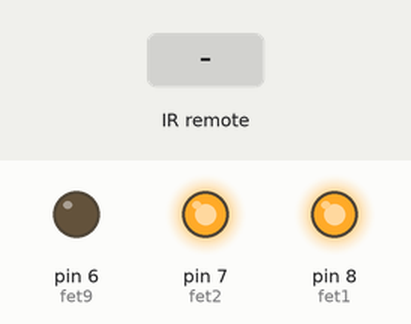
Simulated run of this sketch. Board: Arduino Uno, built with avr-gcc and run on an emulated ATmega328P. Shown: output pins drawn as LEDs (lit = HIGH). Inputs (shaded band) come from the test bench. What the sketch prints to the serial monitor is not drawn.

Above: at 1.3 s.
1.4 s: infrared code 0xEE110AF5 received
At 1.41 s:
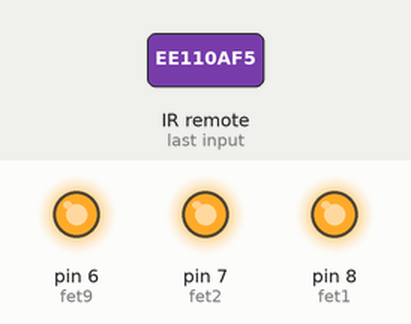
2.9 s: infrared code 0xEE11E817 received
At 4.1 s:
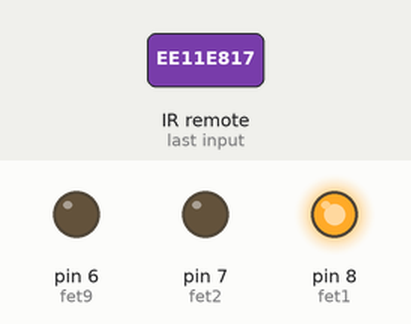
4.4 s: infrared code 0xEE11F20D received
At 5.5 s:
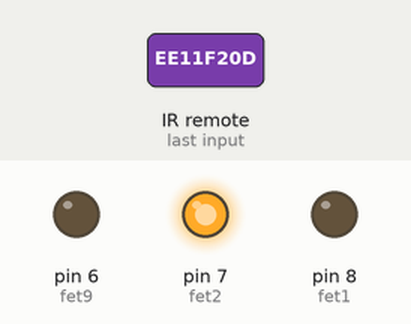
5.9 s: infrared code 0xEE11A45B received
At 6.6 s:
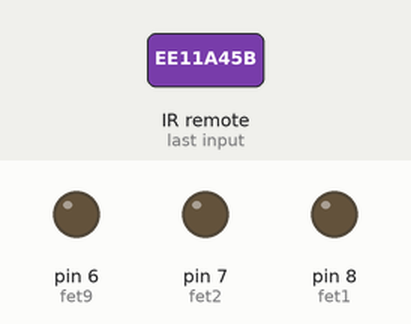
Timing chart, 0 to 8.4 s (numbered marks = the images above; inputs shaded):
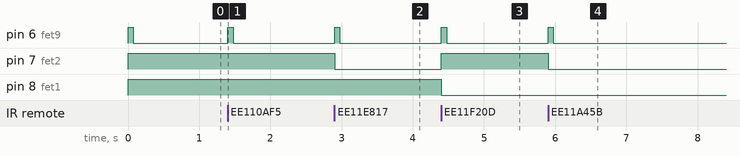

The sketch:

DAC-IR.ino
```cpp
/*
DAM1021 DAC Remote Receiver for Arduino Uno
by Ben Provenzano III
*/

#include <IRremote.h>

int RECV_PIN = 2; // Pin of TSOP34838YA1

#define fet1 8 // Input 0
#define fet2 7 // Input 1
#define fet9 6 // LED

// Onn Soundbar Remote
#define code1 0xEE110AF5 // USB Input (Music Button)
#define code2 0xEE11E817 // Coaxial Input (Aux Button)
#define code3 0xEE11F20D // Optical Input (TV Button)
#define code4 0xEE11A45B // Auto Input (Play Button)

IRrecv irrecv(RECV_PIN);

decode_results results;

void setup()
{
  Serial.begin(9600);
  irrecv.enableIRIn();  // Start the receiver
  initInputs();
  usbMode(); // usb mode
}

void initInputs() {
  pinMode(fet1, OUTPUT);
  digitalWrite(fet1, LOW);
  pinMode(fet2, OUTPUT);
  digitalWrite(fet2, LOW);
  pinMode(fet9, OUTPUT);
  digitalWrite(fet9, LOW);
}

void usbMode() {
  digitalWrite(fet1, HIGH);
  digitalWrite(fet2, HIGH);
  blinkLED();
}

void optMode() {
  digitalWrite(fet1, LOW);
  digitalWrite(fet2, HIGH);
  blinkLED();
}

void coaxMode() {
  digitalWrite(fet1, HIGH);
  digitalWrite(fet2, LOW);
  blinkLED();
}

void autoMode() {
  digitalWrite(fet1, LOW);
  digitalWrite(fet2, LOW);
  blinkLED();
}

void blinkLED() {
  digitalWrite(fet9, HIGH);
  delay(75);
  digitalWrite(fet9, LOW);
  delay(50);
}

void loop() {
  if (irrecv.decode(&results)) {
    // Only respond to NEC IR code
    if (results.decode_type == NEC) {
    unsigned int value = results.value;
    Serial.print("NEC: ");
    Serial.print(results.value);
    Serial.print(" ");
    switch(value) {
       case code1:
         {
           usbMode();
         }
          break;
       case code2:
         {
           coaxMode();
         }
          break;
       case code3:
         {
           optMode();
         }
          break;
       case code4:
         {
           autoMode();
         }
          break;
    }
    } else if (results.decode_type == SONY) {
      Serial.print("SONY: ");
    } else if (results.decode_type == RC5) {
      Serial.print("RC5: ");
    } else if (results.decode_type == RC6) {
      Serial.print("RC6: ");
    } else if (results.decode_type == UNKNOWN) {
      Serial.print("UNKNOWN: ");
    }
    irrecv.resume(); // Receive the next value
  }
}
```

Measured:
- after the input at 1.4 s, pin 6 (fet9): LOW → HIGH at once, → LOW 0.08 s later
- after the input at 2.9 s, pin 6 (fet9): LOW → HIGH at once, → LOW 0.08 s later; pin 7 (fet2): HIGH → LOW at once
- after the input at 4.4 s, pin 6 (fet9): LOW → HIGH at once, → LOW 0.08 s later; pin 7 (fet2): LOW → HIGH at once; pin 8 (fet1): HIGH → LOW at once
- after the input at 5.9 s, pin 6 (fet9): LOW → HIGH at once, → LOW 0.08 s later; pin 7 (fet2): HIGH → LOW at once
